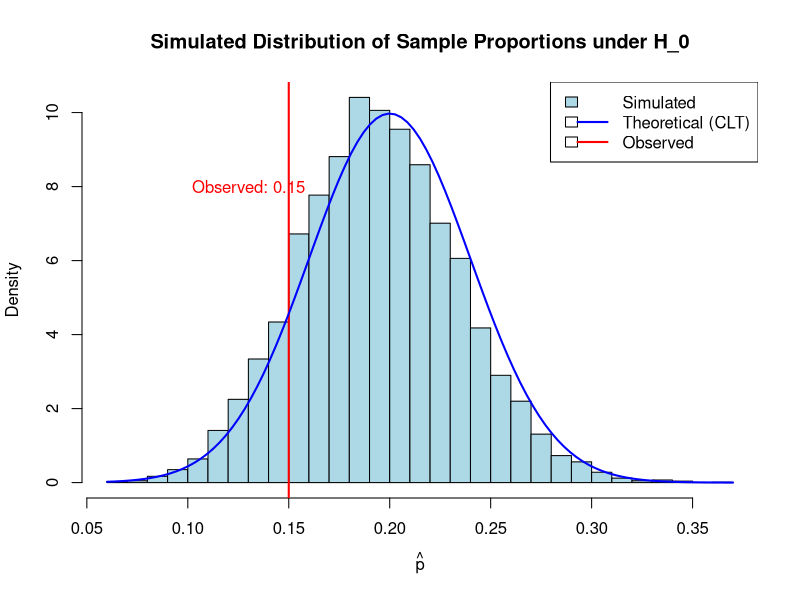

This figure's R source:
## ---- chunk 1
knitr::opts_chunk$set(echo = TRUE, warning = FALSE, message = FALSE)
## ---- chunk 2
# Set seed for reproducibility
set.seed(123)

# Parameters
n <- 100           # Sample size
p_null <- 0.2      # Null hypothesis value
n_sims <- 10000    # Number of simulations
observed_phat <- 15/100  # Our observed sample proportion

## ---- chunk 3
# Simulate under H_0: p = 0.2
# Each simulation: draw n=100 observations from Bernoulli(p=0.2)
# Calculate sample proportion for each simulation

simulated_phats <- replicate(n_sims, {
  sample_data <- rbinom(1, n, p_null)  # Number of successes in n trials
  sample_data / n  # Sample proportion
})

# View first few simulated proportions
head(simulated_phats)
## ---- chunk 4
# Histogram of simulated distribution
hist(simulated_phats, 
     breaks = 30,
     main = "Simulated Distribution of Sample Proportions under H_0",
     xlab = expression(hat(p)),
     col = "lightblue",
     probability = TRUE)

# Add observed value
abline(v = observed_phat, col = "red", lwd = 2)
text(observed_phat - 0.02, 8, paste("Observed:", observed_phat), col = "red")

# Add theoretical normal curve for comparison
curve(dnorm(x, mean = p_null, 
            sd = sqrt(p_null*(1-p_null)/n)), 
      add = TRUE, col = "blue", lwd = 2)
legend("topright", 
       legend = c("Simulated", "Theoretical (CLT)", "Observed"),
       col = c("lightblue", "blue", "red"),
       lwd = c(NA, 2, 2),
       fill = c("lightblue", NA, NA))
## ---- chunk 5
# Calculate p-value (proportion of simulated values <= observed)
p_value_simulated <- mean(simulated_phats <= observed_phat)
cat("Simulated p-value:", p_value_simulated, "\n")

# Compare with theoretical p-value
theoretical_sd <- sqrt(p_null * (1 - p_null) / n)
z_score <- (observed_phat - p_null) / theoretical_sd
p_value_theoretical <- pnorm(z_score)
cat("Theoretical p-value (CLT):", p_value_theoretical, "\n")
